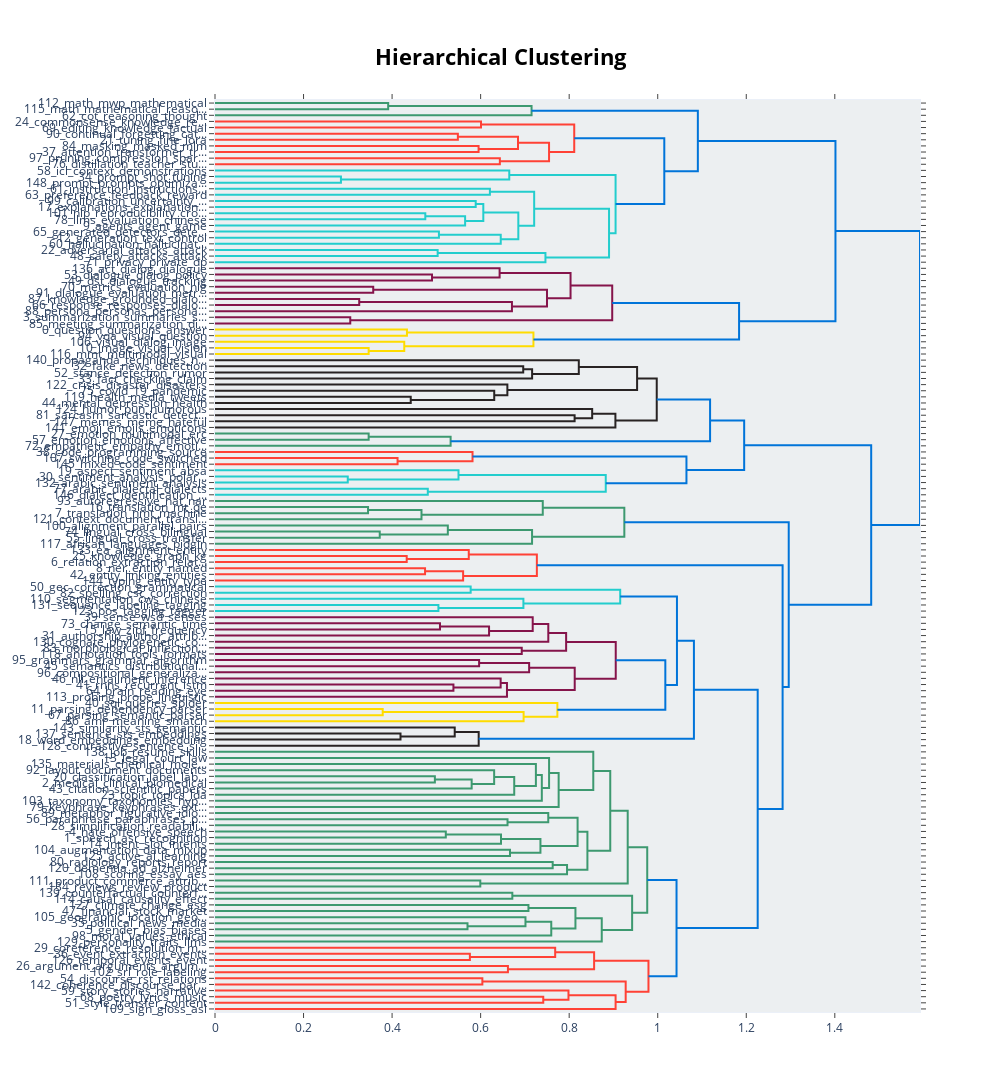

The notebook cell this image was saved under:
### Code cell
# Visualize barchart with ranked keywords
topic_model.visualize_barchart()

# Visualize relationships between topics
topic_model.visualize_heatmap(n_clusters=30)

# Visualize the potential hierarchical structure of topics
topic_model.visualize_hierarchy()

### Figure 1 — Plotly figure (JSON) as saved in the notebook; plotly's stock layout.template omitted (floating-point values rounded to 4 significant figures; data arrays with more than 128 entries replaced by an {"elided": "..."} marker saying what was removed)
{"data": [{"hoverinfo": "text", "marker": {"color": "rgb(61,153,112)"}, "mode": "lines", "type": "scatter", "x": [0.0, 0.3911, 0.3911, 0.0], "xaxis": "x", "y": [-5.0, -5.0, -15.0, -15.0], "yaxis": "y"}, {"hoverinfo": "text", "marker": {"color": "rgb(61,153,112)"}, "mode": "lines", "type": "scatter", "x": [0.3911, 0.715, 0.715, 0.0], "xaxis": "x", "y": [-10.0, -10.0, -25.0, -25.0], "yaxis": "y"}, {"hoverinfo": "text", "marker": {"color": "rgb(255,65,54)"}, "mode": "lines", "type": "scatter", "x": [0.0, 0.6008, 0.6008, 0.0], "xaxis": "x", "y": [-35.0, -35.0, -45.0, -45.0], "yaxis": "y"}, {"hoverinfo": "text", "marker": {"color": "rgb(255,65,54)"}, "mode": "lines", "type": "scatter", "x": [0.0, 0.5486, 0.5486, 0.0], "xaxis": "x", "y": [-55.0, -55.0, -65.0, -65.0], "yaxis": "y"}, {"hoverinfo": "text", "marker": {"color": "rgb(255,65,54)"}, "mode": "lines", "type": "scatter", "x": [0.0, 0.5954, 0.5954, 0.0], "xaxis": "x", "y": [-75.0, -75.0, -85.0, -85.0], "yaxis": "y"}, {"hoverinfo": "text", "marker": {"color": "rgb(255,65,54)"}, "mode": "lines", "type": "scatter", "x": [0.5486, 0.6844, 0.6844, 0.5954], "xaxis": "x", "y": [-60.0, -60.0, -80.0, -80.0], "yaxis": "y"}, {"hoverinfo": "text", "marker": {"color": "rgb(255,65,54)"}, "mode": "lines", "type": "scatter", "x": [0.0, 0.6434, 0.6434, 0.0], "xaxis": "x", "y": [-95.0, -95.0, -105.0, -105.0], "yaxis": "y"}, {"hoverinfo": "text", "marker": {"color": "rgb(255,65,54)"}, "mode": "lines", "type": "scatter", "x": [0.6844, 0.7545, 0.7545, 0.6434], "xaxis": "x", "y": [-70.0, -70.0, -100.0, -100.0], "yaxis": "y"}, {"hoverinfo": "text", "marker": {"color": "rgb(255,65,54)"}, "mode": "lines", "type": "scatter", "x": [0.6008, 0.8114, 0.8114, 0.7545], "xaxis": "x", "y": [-40.0, -40.0, -85.0, -85.0], "yaxis": "y"}, {"hoverinfo": "text", "marker": {"color": "rgb(35,205,205)"}, "mode": "lines", "type": "scatter", "x": [0.0, 0.2845, 0.2845, 0.0], "xaxis": "x", "y": [-125.0, -125.0, -135.0, -135.0], "yaxis": "y"}, {"hoverinfo": "text", "marker": {"color": "rgb(35,205,205)"}, "mode": "lines", "type": "scatter", "x": [0.0, 0.6647, 0.6647, 0.2845], "xaxis": "x", "y": [-115.0, -115.0, -130.0, -130.0], "yaxis": "y"}, {"hoverinfo": "text", "marker": {"color": "rgb(35,205,205)"}, "mode": "lines", "type": "scatter", "x": [0.0, 0.6209, 0.6209, 0.0], "xaxis": "x", "y": [-145.0, -145.0, -155.0, -155.0], "yaxis": "y"}, {"hoverinfo": "text", "marker": {"color": "rgb(35,205,205)"}, "mode": "lines", "type": "scatter", "x": [0.0, 0.5888, 0.5888, 0.0], "xaxis": "x", "y": [-165.0, -165.0, -175.0, -175.0], "yaxis": "y"}, {"hoverinfo": "text", "marker": {"color": "rgb(35,205,205)"}, "mode": "lines", "type": "scatter", "x": [0.0, 0.475, 0.475, 0.0], "xaxis": "x", "y": [-185.0, -185.0, -195.0, -195.0], "yaxis": "y"}, {"hoverinfo": "text", "marker": {"color": "rgb(35,205,205)"}, "mode": "lines", "type": "scatter", "x": [0.475, 0.565, 0.565, 0.0], "xaxis": "x", "y": [-190.0, -190.0, -205.0, -205.0], "yaxis": "y"}, {"hoverinfo": "text", "marker": {"color": "rgb(35,205,205)"}, "mode": "lines", "type": "scatter", "x": [0.5888, 0.606, 0.606, 0.565], "xaxis": "x", "y": [-170.0, -170.0, -197.5, -197.5], "yaxis": "y"}, {"hoverinfo": "text", "marker": {"color": "rgb(35,205,205)"}, "mode": "lines", "type": "scatter", "x": [0.0, 0.5058, 0.5058, 0.0], "xaxis": "x", "y": [-215.0, -215.0, -225.0, -225.0], "yaxis": "y"}, {"hoverinfo": "text", "marker": {"color": "rgb(35,205,205)"}, "mode": "lines", "type": "scatter", "x": [0.5058, 0.6454, 0.6454, 0.0], "xaxis": "x", "y": [-220.0, -220.0, -235.0, -235.0], "yaxis": "y"}, {"hoverinfo": "text", "marker": {"color": "rgb(35,205,205)"}, "mode": "lines", "type": "scatter", "x": [0.606, 0.6851, 0.6851, 0.6454], "xaxis": "x", "y": [-183.8, -183.8, -227.5, -227.5], "yaxis": "y"}, {"hoverinfo": "text", "marker": {"color": "rgb(35,205,205)"}, "mode": "lines", "type": "scatter", "x": [0.6209, 0.7209, 0.7209, 0.6851], "xaxis": "x", "y": [-150.0, -150.0, -205.6, -205.6], "yaxis": "y"}, {"hoverinfo": "text", "marker": {"color": "rgb(35,205,205)"}, "mode": "lines", "type": "scatter", "x": [0.0, 0.5029, 0.5029, 0.0], "xaxis": "x", "y": [-245.0, -245.0, -255.0, -255.0], "yaxis": "y"}, {"hoverinfo": "text", "marker": {"color": "rgb(35,205,205)"}, "mode": "lines", "type": "scatter", "x": [0.5029, 0.7464, 0.7464, 0.0], "xaxis": "x", "y": [-250.0, -250.0, -265.0, -265.0], "yaxis": "y"}, {"hoverinfo": "text", "marker": {"color": "rgb(35,205,205)"}, "mode": "lines", "type": "scatter", "x": [0.7209, 0.89, 0.89, 0.7464], "xaxis": "x", "y": [-177.8, -177.8, -257.5, -257.5], "yaxis": "y"}, {"hoverinfo": "text", "marker": {"color": "rgb(35,205,205)"}, "mode": "lines", "type": "scatter", "x": [0.6647, 0.9048, 0.9048, 0.89], "xaxis": "x", "y": [-122.5, -122.5, -217.7, -217.7], "yaxis": "y"}, {"hoverinfo": "text", "marker": {"color": "rgb(0,116,217)"}, "mode": "lines", "type": "scatter", "x": [0.8114, 1.015, 1.015, 0.9048], "xaxis": "x", "y": [-62.5, -62.5, -170.1, -170.1], "yaxis": "y"}, {"hoverinfo": "text", "marker": {"color": "rgb(0,116,217)"}, "mode": "lines", "type": "scatter", "x": [0.715, 1.091, 1.091, 1.015], "xaxis": "x", "y": [-17.5, -17.5, -116.3, -116.3], "yaxis": "y"}, {"hoverinfo": "text", "marker": {"color": "rgb(133,20,75)"}, "mode": "lines", "type": "scatter", "x": [0.0, 0.4902, 0.4902, 0.0], "xaxis": "x", "y": [-285.0, -285.0, -295.0, -295.0], "yaxis": "y"}, {"hoverinfo": "text", "marker": {"color": "rgb(133,20,75)"}, "mode": "lines", "type": "scatter", "x": [0.0, 0.6429, 0.6429, 0.4902], "xaxis": "x", "y": [-275.0, -275.0, -290.0, -290.0], "yaxis": "y"}, {"hoverinfo": "text", "marker": {"color": "rgb(133,20,75)"}, "mode": "lines", "type": "scatter", "x": [0.0, 0.3574, 0.3574, 0.0], "xaxis": "x", "y": [-305.0, -305.0, -315.0, -315.0], "yaxis": "y"}, {"hoverinfo": "text", "marker": {"color": "rgb(133,20,75)"}, "mode": "lines", "type": "scatter", "x": [0.0, 0.3257, 0.3257, 0.0], "xaxis": "x", "y": [-325.0, -325.0, -335.0, -335.0], "yaxis": "y"}, {"hoverinfo": "text", "marker": {"color": "rgb(133,20,75)"}, "mode": "lines", "type": "scatter", "x": [0.3257, 0.6707, 0.6707, 0.0], "xaxis": "x", "y": [-330.0, -330.0, -345.0, -345.0], "yaxis": "y"}, {"hoverinfo": "text", "marker": {"color": "rgb(133,20,75)"}, "mode": "lines", "type": "scatter", "x": [0.3574, 0.7499, 0.7499, 0.6707], "xaxis": "x", "y": [-310.0, -310.0, -337.5, -337.5], "yaxis": "y"}, {"hoverinfo": "text", "marker": {"color": "rgb(133,20,75)"}, "mode": "lines", "type": "scatter", "x": [0.6429, 0.8031, 0.8031, 0.7499], "xaxis": "x", "y": [-282.5, -282.5, -323.8, -323.8], "yaxis": "y"}, {"hoverinfo": "text", "marker": {"color": "rgb(133,20,75)"}, "mode": "lines", "type": "scatter", "x": [0.0, 0.3055, 0.3055, 0.0], "xaxis": "x", "y": [-355.0, -355.0, -365.0, -365.0], "yaxis": "y"}, {"hoverinfo": "text", "marker": {"color": "rgb(133,20,75)"}, "mode": "lines", "type": "scatter", "x": [0.8031, 0.8972, 0.8972, 0.3055], "xaxis": "x", "y": [-303.1, -303.1, -360.0, -360.0], "yaxis": "y"}, {"hoverinfo": "text", "marker": {"color": "rgb(255,220,0)"}, "mode": "lines", "type": "scatter", "x": [0.0, 0.4336, 0.4336, 0.0], "xaxis": "x", "y": [-375.0, -375.0, -385.0, -385.0], "yaxis": "y"}, {"hoverinfo": "text", "marker": {"color": "rgb(255,220,0)"}, "mode": "lines", "type": "scatter", "x": [0.0, 0.3471, 0.3471, 0.0], "xaxis": "x", "y": [-405.0, -405.0, -415.0, -415.0], "yaxis": "y"}, {"hoverinfo": "text", "marker": {"color": "rgb(255,220,0)"}, "mode": "lines", "type": "scatter", "x": [0.0, 0.4275, 0.4275, 0.3471], "xaxis": "x", "y": [-395.0, -395.0, -410.0, -410.0], "yaxis": "y"}, {"hoverinfo": "text", "marker": {"color": "rgb(255,220,0)"}, "mode": "lines", "type": "scatter", "x": [0.4336, 0.7193, 0.7193, 0.4275], "xaxis": "x", "y": [-380.0, -380.0, -402.5, -402.5], "yaxis": "y"}, {"hoverinfo": "text", "marker": {"color": "rgb(0,116,217)"}, "mode": "lines", "type": "scatter", "x": [0.8972, 1.184, 1.184, 0.7193], "xaxis": "x", "y": [-331.6, -331.6, -391.2, -391.2], "yaxis": "y"}, {"hoverinfo": "text", "marker": {"color": "rgb(0,116,217)"}, "mode": "lines", "type": "scatter", "x": [1.091, 1.401, 1.401, 1.184], "xaxis": "x", "y": [-66.89, -66.89, -361.4, -361.4], "yaxis": "y"}, {"hoverinfo": "text", "marker": {"color": "rgb(40,35,35)"}, "mode": "lines", "type": "scatter", "x": [0.0, 0.6962, 0.6962, 0.0], "xaxis": "x", "y": [-435.0, -435.0, -445.0, -445.0], "yaxis": "y"}, {"hoverinfo": "text", "marker": {"color": "rgb(40,35,35)"}, "mode": "lines", "type": "scatter", "x": [0.6962, 0.7163, 0.7163, 0.0], "xaxis": "x", "y": [-440.0, -440.0, -455.0, -455.0], "yaxis": "y"}, {"hoverinfo": "text", "marker": {"color": "rgb(40,35,35)"}, "mode": "lines", "type": "scatter", "x": [0.0, 0.8217, 0.8217, 0.7163], "xaxis": "x", "y": [-425.0, -425.0, -447.5, -447.5], "yaxis": "y"}, {"hoverinfo": "text", "marker": {"color": "rgb(40,35,35)"}, "mode": "lines", "type": "scatter", "x": [0.0, 0.4421, 0.4421, 0.0], "xaxis": "x", "y": [-485.0, -485.0, -495.0, -495.0], "yaxis": "y"}, {"hoverinfo": "text", "marker": {"color": "rgb(40,35,35)"}, "mode": "lines", "type": "scatter", "x": [0.0, 0.6307, 0.6307, 0.4421], "xaxis": "x", "y": [-475.0, -475.0, -490.0, -490.0], "yaxis": "y"}, {"hoverinfo": "text", "marker": {"color": "rgb(40,35,35)"}, "mode": "lines", "type": "scatter", "x": [0.0, 0.6604, 0.6604, 0.6307], "xaxis": "x", "y": [-465.0, -465.0, -482.5, -482.5], "yaxis": "y"}, {"hoverinfo": "text", "marker": {"color": "rgb(40,35,35)"}, "mode": "lines", "type": "scatter", "x": [0.8217, 0.9534, 0.9534, 0.6604], "xaxis": "x", "y": [-436.2, -436.2, -473.8, -473.8], "yaxis": "y"}, {"hoverinfo": "text", "marker": {"color": "rgb(40,35,35)"}, "mode": "lines", "type": "scatter", "x": [0.0, 0.8123, 0.8123, 0.0], "xaxis": "x", "y": [-515.0, -515.0, -525.0, -525.0], "yaxis": "y"}, {"hoverinfo": "text", "marker": {"color": "rgb(40,35,35)"}, "mode": "lines", "type": "scatter", "x": [0.0, 0.8519, 0.8519, 0.8123], "xaxis": "x", "y": [-505.0, -505.0, -520.0, -520.0], "yaxis": "y"}, {"hoverinfo": "text", "marker": {"color": "rgb(40,35,35)"}, "mode": "lines", "type": "scatter", "x": [0.8519, 0.9044, 0.9044, 0.0], "xaxis": "x", "y": [-512.5, -512.5, -535.0, -535.0], "yaxis": "y"}, {"hoverinfo": "text", "marker": {"color": "rgb(40,35,35)"}, "mode": "lines", "type": "scatter", "x": [0.9534, 0.9978, 0.9978, 0.9044], "xaxis": "x", "y": [-455.0, -455.0, -523.8, -523.8], "yaxis": "y"}, {"hoverinfo": "text", "marker": {"color": "rgb(61,153,112)"}, "mode": "lines", "type": "scatter", "x": [0.0, 0.3471, 0.3471, 0.0], "xaxis": "x", "y": [-545.0, -545.0, -555.0, -555.0], "yaxis": "y"}, {"hoverinfo": "text", "marker": {"color": "rgb(61,153,112)"}, "mode": "lines", "type": "scatter", "x": [0.3471, 0.5322, 0.5322, 0.0], "xaxis": "x", "y": [-550.0, -550.0, -565.0, -565.0], "yaxis": "y"}, {"hoverinfo": "text", "marker": {"color": "rgb(0,116,217)"}, "mode": "lines", "type": "scatter", "x": [0.9978, 1.118, 1.118, 0.5322], "xaxis": "x", "y": [-489.4, -489.4, -557.5, -557.5], "yaxis": "y"}, {"hoverinfo": "text", "marker": {"color": "rgb(255,65,54)"}, "mode": "lines", "type": "scatter", "x": [0.0, 0.4124, 0.4124, 0.0], "xaxis": "x", "y": [-585.0, -585.0, -595.0, -595.0], "yaxis": "y"}, {"hoverinfo": "text", "marker": {"color": "rgb(255,65,54)"}, "mode": "lines", "type": "scatter", "x": [0.0, 0.5817, 0.5817, 0.4124], "xaxis": "x", "y": [-575.0, -575.0, -590.0, -590.0], "yaxis": "y"}, {"hoverinfo": "text", "marker": {"color": "rgb(35,205,205)"}, "mode": "lines", "type": "scatter", "x": [0.0, 0.2999, 0.2999, 0.0], "xaxis": "x", "y": [-615.0, -615.0, -625.0, -625.0], "yaxis": "y"}, {"hoverinfo": "text", "marker": {"color": "rgb(35,205,205)"}, "mode": "lines", "type": "scatter", "x": [0.0, 0.55, 0.55, 0.2999], "xaxis": "x", "y": [-605.0, -605.0, -620.0, -620.0], "yaxis": "y"}, {"hoverinfo": "text", "marker": {"color": "rgb(35,205,205)"}, "mode": "lines", "type": "scatter", "x": [0.0, 0.4806, 0.4806, 0.0], "xaxis": "x", "y": [-635.0, -635.0, -645.0, -645.0], "yaxis": "y"}, {"hoverinfo": "text", "marker": {"color": "rgb(35,205,205)"}, "mode": "lines", "type": "scatter", "x": [0.55, 0.8826, 0.8826, 0.4806], "xaxis": "x", "y": [-612.5, -612.5, -640.0, -640.0], "yaxis": "y"}, {"hoverinfo": "text", "marker": {"color": "rgb(0,116,217)"}, "mode": "lines", "type": "scatter", "x": [0.5817, 1.065, 1.065, 0.8826], "xaxis": "x", "y": [-582.5, -582.5, -626.2, -626.2], "yaxis": "y"}, {"hoverinfo": "text", "marker": {"color": "rgb(0,116,217)"}, "mode": "lines", "type": "scatter", "x": [1.118, 1.195, 1.195, 1.065], "xaxis": "x", "y": [-523.4, -523.4, -604.4, -604.4], "yaxis": "y"}, {"hoverinfo": "text", "marker": {"color": "rgb(61,153,112)"}, "mode": "lines", "type": "scatter", "x": [0.0, 0.3457, 0.3457, 0.0], "xaxis": "x", "y": [-665.0, -665.0, -675.0, -675.0], "yaxis": "y"}, {"hoverinfo": "text", "marker": {"color": "rgb(61,153,112)"}, "mode": "lines", "type": "scatter", "x": [0.3457, 0.4664, 0.4664, 0.0], "xaxis": "x", "y": [-670.0, -670.0, -685.0, -685.0], "yaxis": "y"}, {"hoverinfo": "text", "marker": {"color": "rgb(61,153,112)"}, "mode": "lines", "type": "scatter", "x": [0.0, 0.7404, 0.7404, 0.4664], "xaxis": "x", "y": [-655.0, -655.0, -677.5, -677.5], "yaxis": "y"}, {"hoverinfo": "text", "marker": {"color": "rgb(61,153,112)"}, "mode": "lines", "type": "scatter", "x": [0.0, 0.3721, 0.3721, 0.0], "xaxis": "x", "y": [-705.0, -705.0, -715.0, -715.0], "yaxis": "y"}, {"hoverinfo": "text", "marker": {"color": "rgb(61,153,112)"}, "mode": "lines", "type": "scatter", "x": [0.0, 0.5259, 0.5259, 0.3721], "xaxis": "x", "y": [-695.0, -695.0, -710.0, -710.0], "yaxis": "y"}, {"hoverinfo": "text", "marker": {"color": "rgb(61,153,112)"}, "mode": "lines", "type": "scatter", "x": [0.5259, 0.7162, 0.7162, 0.0], "xaxis": "x", "y": [-702.5, -702.5, -725.0, -725.0], "yaxis": "y"}, {"hoverinfo": "text", "marker": {"color": "rgb(61,153,112)"}, "mode": "lines", "type": "scatter", "x": [0.7404, 0.9246, 0.9246, 0.7162], "xaxis": "x", "y": [-666.2, -666.2, -713.8, -713.8], "yaxis": "y"}, {"hoverinfo": "text", "marker": {"color": "rgb(255,65,54)"}, "mode": "lines", "type": "scatter", "x": [0.0, 0.433, 0.433, 0.0], "xaxis": "x", "y": [-745.0, -745.0, -755.0, -755.0], "yaxis": "y"}, {"hoverinfo": "text", "marker": {"color": "rgb(255,65,54)"}, "mode": "lines", "type": "scatter", "x": [0.0, 0.5732, 0.5732, 0.433], "xaxis": "x", "y": [-735.0, -735.0, -750.0, -750.0], "yaxis": "y"}, {"hoverinfo": "text", "marker": {"color": "rgb(255,65,54)"}, "mode": "lines", "type": "scatter", "x": [0.0, 0.4745, 0.4745, 0.0], "xaxis": "x", "y": [-765.0, -765.0, -775.0, -775.0], "yaxis": "y"}, {"hoverinfo": "text", "marker": {"color": "rgb(255,65,54)"}, "mode": "lines", "type": "scatter", "x": [0.4745, 0.5604, 0.5604, 0.0], "xaxis": "x", "y": [-770.0, -770.0, -785.0, -785.0], "yaxis": "y"}, {"hoverinfo": "text", "marker": {"color": "rgb(255,65,54)"}, "mode": "lines", "type": "scatter", "x": [0.5732, 0.727, 0.727, 0.5604], "xaxis": "x", "y": [-742.5, -742.5, -777.5, -777.5], "yaxis": "y"}, {"hoverinfo": "text", "marker": {"color": "rgb(35,205,205)"}, "mode": "lines", "type": "scatter", "x": [0.0, 0.5775, 0.5775, 0.0], "xaxis": "x", "y": [-795.0, -795.0, -805.0, -805.0], "yaxis": "y"}, {"hoverinfo": "text", "marker": {"color": "rgb(35,205,205)"}, "mode": "lines", "type": "scatter", "x": [0.0, 0.5046, 0.5046, 0.0], "xaxis": "x", "y": [-825.0, -825.0, -835.0, -835.0], "yaxis": "y"}, {"hoverinfo": "text", "marker": {"color": "rgb(35,205,205)"}, "mode": "lines", "type": "scatter", "x": [0.0, 0.6966, 0.6966, 0.5046], "xaxis": "x", "y": [-815.0, -815.0, -830.0, -830.0], "yaxis": "y"}, {"hoverinfo": "text", "marker": {"color": "rgb(35,205,205)"}, "mode": "lines", "type": "scatter", "x": [0.5775, 0.9153, 0.9153, 0.6966], "xaxis": "x", "y": [-800.0, -800.0, -822.5, -822.5], "yaxis": "y"}, {"hoverinfo": "text", "marker": {"color": "rgb(133,20,75)"}, "mode": "lines", "type": "scatter", "x": [0.0, 0.5082, 0.5082, 0.0], "xaxis": "x", "y": [-855.0, -855.0, -865.0, -865.0], "yaxis": "y"}, {"hoverinfo": "text", "marker": {"color": "rgb(133,20,75)"}, "mode": "lines", "type": "scatter", "x": [0.5082, 0.619, 0.619, 0.0], "xaxis": "x", "y": [-860.0, -860.0, -875.0, -875.0], "yaxis": "y"}, {"hoverinfo": "text", "marker": {"color": "rgb(133,20,75)"}, "mode": "lines", "type": "scatter", "x": [0.0, 0.7176, 0.7176, 0.619], "xaxis": "x", "y": [-845.0, -845.0, -867.5, -867.5], "yaxis": "y"}, {"hoverinfo": "text", "marker": {"color": "rgb(133,20,75)"}, "mode": "lines", "type": "scatter", "x": [0.7176, 0.7529, 0.7529, 0.0], "xaxis": "x", "y": [-856.2, -856.2, -885.0, -885.0], "yaxis": "y"}, {"hoverinfo": "text", "marker": {"color": "rgb(133,20,75)"}, "mode": "lines", "type": "scatter", "x": [0.0, 0.6929, 0.6929, 0.0], "xaxis": "x", "y": [-895.0, -895.0, -905.0, -905.0], "yaxis": "y"}, {"hoverinfo": "text", "marker": {"color": "rgb(133,20,75)"}, "mode": "lines", "type": "scatter", "x": [0.7529, 0.7931, 0.7931, 0.6929], "xaxis": "x", "y": [-870.6, -870.6, -900.0, -900.0], "yaxis": "y"}, {"hoverinfo": "text", "marker": {"color": "rgb(133,20,75)"}, "mode": "lines", "type": "scatter", "x": [0.0, 0.5966, 0.5966, 0.0], "xaxis": "x", "y": [-915.0, -915.0, -925.0, -925.0], "yaxis": "y"}, {"hoverinfo": "text", "marker": {"color": "rgb(133,20,75)"}, "mode": "lines", "type": "scatter", "x": [0.5966, 0.7096, 0.7096, 0.0], "xaxis": "x", "y": [-920.0, -920.0, -935.0, -935.0], "yaxis": "y"}, {"hoverinfo": "text", "marker": {"color": "rgb(133,20,75)"}, "mode": "lines", "type": "scatter", "x": [0.0, 0.5385, 0.5385, 0.0], "xaxis": "x", "y": [-955.0, -955.0, -965.0, -965.0], "yaxis": "y"}, {"hoverinfo": "text", "marker": {"color": "rgb(133,20,75)"}, "mode": "lines", "type": "scatter", "x": [0.0, 0.6452, 0.6452, 0.5385], "xaxis": "x", "y": [-945.0, -945.0, -960.0, -960.0], "yaxis": "y"}, {"hoverinfo": "text", "marker": {"color": "rgb(133,20,75)"}, "mode": "lines", "type": "scatter", "x": [0.6452, 0.6595, 0.6595, 0.0], "xaxis": "x", "y": [-952.5, -952.5, -975.0, -975.0], "yaxis": "y"}, {"hoverinfo": "text", "marker": {"color": "rgb(133,20,75)"}, "mode": "lines", "type": "scatter", "x": [0.7096, 0.8125, 0.8125, 0.6595], "xaxis": "x", "y": [-927.5, -927.5, -963.8, -963.8], "yaxis": "y"}, {"hoverinfo": "text", "marker": {"color": "rgb(133,20,75)"}, "mode": "lines", "type": "scatter", "x": [0.7931, 0.9052, 0.9052, 0.8125], "xaxis": "x", "y": [-885.3, -885.3, -945.6, -945.6], "yaxis": "y"}, {"hoverinfo": "text", "marker": {"color": "rgb(255,220,0)"}, "mode": "lines", "type": "scatter", "x": [0.0, 0.3788, 0.3788, 0.0], "xaxis": "x", "y": [-995.0, -995.0, -1005.0, -1005.0], "yaxis": "y"}, {"hoverinfo": "text", "marker": {"color": "rgb(255,220,0)"}, "mode": "lines", "type": "scatter", "x": [0.3788, 0.697, 0.697, 0.0], "xaxis": "x", "y": [-1000.0, -1000.0, -1015.0, -1015.0], "yaxis": "y"}, {"hoverinfo": "text", "marker": {"color": "rgb(255,220,0)"}, "mode": "lines", "type": "scatter", "x": [0.0, 0.7733, 0.7733, 0.697], "xaxis": "x", "y": [-985.0, -985.0, -1008.0, -1008.0], "yaxis": "y"}, {"hoverinfo": "text", "marker": {"color": "rgb(0,116,217)"}, "mode": "lines", "type": "scatter", "x": [0.9052, 1.017, 1.017, 0.7733], "xaxis": "x", "y": [-915.5, -915.5, -996.2, -996.2], "yaxis": "y"}, {"hoverinfo": "text", "marker": {"color": "rgb(0,116,217)"}, "mode": "lines", "type": "scatter", "x": [0.9153, 1.043, 1.043, 1.017], "xaxis": "x", "y": [-811.2, -811.2, -955.9, -955.9], "yaxis": "y"}, {"hoverinfo": "text", "marker": {"color": "rgb(40,35,35)"}, "mode": "lines", "type": "scatter", "x": [0.0, 0.419, 0.419, 0.0], "xaxis": "x", "y": [-1035.0, -1035.0, -1045.0, -1045.0], "yaxis": "y"}, {"hoverinfo": "text", "marker": {"color": "rgb(40,35,35)"}, "mode": "lines", "type": "scatter", "x": [0.0, 0.5415, 0.5415, 0.419], "xaxis": "x", "y": [-1025.0, -1025.0, -1040.0, -1040.0], "yaxis": "y"}, {"hoverinfo": "text", "marker": {"color": "rgb(40,35,35)"}, "mode": "lines", "type": "scatter", "x": [0.5415, 0.5956, 0.5956, 0.0], "xaxis": "x", "y": [-1032.0, -1032.0, -1055.0, -1055.0], "yaxis": "y"}, {"hoverinfo": "text", "marker": {"color": "rgb(0,116,217)"}, "mode": "lines", "type": "scatter", "x": [1.043, 1.082, 1.082, 0.5956], "xaxis": "x", "y": [-883.6, -883.6, -1044.0, -1044.0], "yaxis": "y"}, {"hoverinfo": "text", "marker": {"color": "rgb(61,153,112)"}, "mode": "lines", "type": "scatter", "x": [0.0, 0.4966, 0.4966, 0.0], "xaxis": "x", "y": [-1105.0, -1105.0, -1115.0, -1115.0], "yaxis": "y"}, {"hoverinfo": "text", "marker": {"color": "rgb(61,153,112)"}, "mode": "lines", "type": "scatter", "x": [0.4966, 0.5797, 0.5797, 0.0], "xaxis": "x", "y": [-1110.0, -1110.0, -1125.0, -1125.0], "yaxis": "y"}, {"hoverinfo": "text", "marker": {"color": "rgb(61,153,112)"}, "mode": "lines", "type": "scatter", "x": [0.0, 0.6305, 0.6305, 0.5797], "xaxis": "x", "y": [-1095.0, -1095.0, -1118.0, -1118.0], "yaxis": "y"}, {"hoverinfo": "text", "marker": {"color": "rgb(61,153,112)"}, "mode": "lines", "type": "scatter", "x": [0.6305, 0.6759, 0.6759, 0.0], "xaxis": "x", "y": [-1106.0, -1106.0, -1135.0, -1135.0], "yaxis": "y"}, {"hoverinfo": "text", "marker": {"color": "rgb(61,153,112)"}, "mode": "lines", "type": "scatter", "x": [0.0, 0.7248, 0.7248, 0.6759], "xaxis": "x", "y": [-1085.0, -1085.0, -1121.0, -1121.0], "yaxis": "y"}, {"hoverinfo": "text", "marker": {"color": "rgb(61,153,112)"}, "mode": "lines", "type": "scatter", "x": [0.7248, 0.7382, 0.7382, 0.0], "xaxis": "x", "y": [-1103.0, -1103.0, -1145.0, -1145.0], "yaxis": "y"}, {"hoverinfo": "text", "marker": {"color": "rgb(61,153,112)"}, "mode": "lines", "type": "scatter", "x": [0.0, 0.7546, 0.7546, 0.7382], "xaxis": "x", "y": [-1075.0, -1075.0, -1124.0, -1124.0], "yaxis": "y"}, {"hoverinfo": "text", "marker": {"color": "rgb(61,153,112)"}, "mode": "lines", "type": "scatter", "x": [0.7546, 0.7762, 0.7762, 0.0], "xaxis": "x", "y": [-1099.0, -1099.0, -1155.0, -1155.0], "yaxis": "y"}, {"hoverinfo": "text", "marker": {"color": "rgb(61,153,112)"}, "mode": "lines", "type": "scatter", "x": [0.0, 0.8544, 0.8544, 0.7762], "xaxis": "x", "y": [-1065.0, -1065.0, -1127.0, -1127.0], "yaxis": "y"}, {"hoverinfo": "text", "marker": {"color": "rgb(61,153,112)"}, "mode": "lines", "type": "scatter", "x": [0.0, 0.6607, 0.6607, 0.0], "xaxis": "x", "y": [-1175.0, -1175.0, -1185.0, -1185.0], "yaxis": "y"}, {"hoverinfo": "text", "marker": {"color": "rgb(61,153,112)"}, "mode": "lines", "type": "scatter", "x": [0.0, 0.7528, 0.7528, 0.6607], "xaxis": "x", "y": [-1165.0, -1165.0, -1180.0, -1180.0], "yaxis": "y"}, {"hoverinfo": "text", "marker": {"color": "rgb(61,153,112)"}, "mode": "lines", "type": "scatter", "x": [0.0, 0.5213, 0.5213, 0.0], "xaxis": "x", "y": [-1195.0, -1195.0, -1205.0, -1205.0], "yaxis": "y"}, {"hoverinfo": "text", "marker": {"color": "rgb(61,153,112)"}, "mode": "lines", "type": "scatter", "x": [0.5213, 0.646, 0.646, 0.0], "xaxis": "x", "y": [-1200.0, -1200.0, -1215.0, -1215.0], "yaxis": "y"}, {"hoverinfo": "text", "marker": {"color": "rgb(61,153,112)"}, "mode": "lines", "type": "scatter", "x": [0.0, 0.6663, 0.6663, 0.0], "xaxis": "x", "y": [-1225.0, -1225.0, -1235.0, -1235.0], "yaxis": "y"}, {"hoverinfo": "text", "marker": {"color": "rgb(61,153,112)"}, "mode": "lines", "type": "scatter", "x": [0.646, 0.7351, 0.7351, 0.6663], "xaxis": "x", "y": [-1208.0, -1208.0, -1230.0, -1230.0], "yaxis": "y"}, {"hoverinfo": "text", "marker": {"color": "rgb(61,153,112)"}, "mode": "lines", "type": "scatter", "x": [0.7528, 0.819, 0.819, 0.7351], "xaxis": "x", "y": [-1172.0, -1172.0, -1219.0, -1219.0], "yaxis": "y"}, {"hoverinfo": "text", "marker": {"color": "rgb(61,153,112)"}, "mode": "lines", "type": "scatter", "x": [0.0, 0.7627, 0.7627, 0.0], "xaxis": "x", "y": [-1245.0, -1245.0, -1255.0, -1255.0], "yaxis": "y"}, {"hoverinfo": "text", "marker": {"color": "rgb(61,153,112)"}, "mode": "lines", "type": "scatter", "x": [0.7627, 0.7952, 0.7952, 0.0], "xaxis": "x", "y": [-1250.0, -1250.0, -1265.0, -1265.0], "yaxis": "y"}, {"hoverinfo": "text", "marker": {"color": "rgb(61,153,112)"}, "mode": "lines", "type": "scatter", "x": [0.819, 0.8412, 0.8412, 0.7952], "xaxis": "x", "y": [-1196.0, -1196.0, -1258.0, -1258.0], "yaxis": "y"}, {"hoverinfo": "text", "marker": {"color": "rgb(61,153,112)"}, "mode": "lines", "type": "scatter", "x": [0.8544, 0.8928, 0.8928, 0.8412], "xaxis": "x", "y": [-1096.0, -1096.0, -1227.0, -1227.0], "yaxis": "y"}, {"hoverinfo": "text", "marker": {"color": "rgb(61,153,112)"}, "mode": "lines", "type": "scatter", "x": [0.0, 0.5992, 0.5992, 0.0], "xaxis": "x", "y": [-1275.0, -1275.0, -1285.0, -1285.0], "yaxis": "y"}, {"hoverinfo": "text", "marker": {"color": "rgb(61,153,112)"}, "mode": "lines", "type": "scatter", "x": [0.8928, 0.9322, 0.9322, 0.5992], "xaxis": "x", "y": [-1161.0, -1161.0, -1280.0, -1280.0], "yaxis": "y"}, {"hoverinfo": "text", "marker": {"color": "rgb(61,153,112)"}, "mode": "lines", "type": "scatter", "x": [0.0, 0.6716, 0.6716, 0.0], "xaxis": "x", "y": [-1295.0, -1295.0, -1305.0, -1305.0], "yaxis": "y"}, {"hoverinfo": "text", "marker": {"color": "rgb(61,153,112)"}, "mode": "lines", "type": "scatter", "x": [0.0, 0.708, 0.708, 0.0], "xaxis": "x", "y": [-1315.0, -1315.0, -1325.0, -1325.0], "yaxis": "y"}, {"hoverinfo": "text", "marker": {"color": "rgb(61,153,112)"}, "mode": "lines", "type": "scatter", "x": [0.0, 0.5703, 0.5703, 0.0], "xaxis": "x", "y": [-1345.0, -1345.0, -1355.0, -1355.0], "yaxis": "y"}, {"hoverinfo": "text", "marker": {"color": "rgb(61,153,112)"}, "mode": "lines", "type": "scatter", "x": [0.0, 0.7013, 0.7013, 0.5703], "xaxis": "x", "y": [-1335.0, -1335.0, -1350.0, -1350.0], "yaxis": "y"}, {"hoverinfo": "text", "marker": {"color": "rgb(61,153,112)"}, "mode": "lines", "type": "scatter", "x": [0.7013, 0.7595, 0.7595, 0.0], "xaxis": "x", "y": [-1342.0, -1342.0, -1365.0, -1365.0], "yaxis": "y"}, {"hoverinfo": "text", "marker": {"color": "rgb(61,153,112)"}, "mode": "lines", "type": "scatter", "x": [0.708, 0.8141, 0.8141, 0.7595], "xaxis": "x", "y": [-1320.0, -1320.0, -1354.0, -1354.0], "yaxis": "y"}, {"hoverinfo": "text", "marker": {"color": "rgb(61,153,112)"}, "mode": "lines", "type": "scatter", "x": [0.8141, 0.8736, 0.8736, 0.0], "xaxis": "x", "y": [-1337.0, -1337.0, -1375.0, -1375.0], "yaxis": "y"}, {"hoverinfo": "text", "marker": {"color": "rgb(61,153,112)"}, "mode": "lines", "type": "scatter", "x": [0.6716, 0.9422, 0.9422, 0.8736], "xaxis": "x", "y": [-1300.0, -1300.0, -1356.0, -1356.0], "yaxis": "y"}, {"hoverinfo": "text", "marker": {"color": "rgb(61,153,112)"}, "mode": "lines", "type": "scatter", "x": [0.9322, 0.9763, 0.9763, 0.9422], "xaxis": "x", "y": [-1221.0, -1221.0, -1328.0, -1328.0], "yaxis": "y"}, {"hoverinfo": "text", "marker": {"color": "rgb(255,65,54)"}, "mode": "lines", "type": "scatter", "x": [0.0, 0.5757, 0.5757, 0.0], "xaxis": "x", "y": [-1395.0, -1395.0, -1405.0, -1405.0], "yaxis": "y"}, {"hoverinfo": "text", "marker": {"color": "rgb(255,65,54)"}, "mode": "lines", "type": "scatter", "x": [0.0, 0.7684, 0.7684, 0.5757], "xaxis": "x", "y": [-1385.0, -1385.0, -1400.0, -1400.0], "yaxis": "y"}, {"hoverinfo": "text", "marker": {"color": "rgb(255,65,54)"}, "mode": "lines", "type": "scatter", "x": [0.0, 0.6617, 0.6617, 0.0], "xaxis": "x", "y": [-1415.0, -1415.0, -1425.0, -1425.0], "yaxis": "y"}, {"hoverinfo": "text", "marker": {"color": "rgb(255,65,54)"}, "mode": "lines", "type": "scatter", "x": [0.7684, 0.8563, 0.8563, 0.6617], "xaxis": "x", "y": [-1392.0, -1392.0, -1420.0, -1420.0], "yaxis": "y"}, {"hoverinfo": "text", "marker": {"color": "rgb(255,65,54)"}, "mode": "lines", "type": "scatter", "x": [0.0, 0.6039, 0.6039, 0.0], "xaxis": "x", "y": [-1435.0, -1435.0, -1445.0, -1445.0], "yaxis": "y"}, {"hoverinfo": "text", "marker": {"color": "rgb(255,65,54)"}, "mode": "lines", "type": "scatter", "x": [0.0, 0.7415, 0.7415, 0.0], "xaxis": "x", "y": [-1465.0, -1465.0, -1475.0, -1475.0], "yaxis": "y"}, {"hoverinfo": "text", "marker": {"color": "rgb(255,65,54)"}, "mode": "lines", "type": "scatter", "x": [0.0, 0.7984, 0.7984, 0.7415], "xaxis": "x", "y": [-1455.0, -1455.0, -1470.0, -1470.0], "yaxis": "y"}, {"hoverinfo": "text", "marker": {"color": "rgb(255,65,54)"}, "mode": "lines", "type": "scatter", "x": [0.7984, 0.9048, 0.9048, 0.0], "xaxis": "x", "y": [-1462.0, -1462.0, -1485.0, -1485.0], "yaxis": "y"}, {"hoverinfo": "text", "marker": {"color": "rgb(255,65,54)"}, "mode": "lines", "type": "scatter", "x": [0.6039, 0.9276, 0.9276, 0.9048], "xaxis": "x", "y": [-1440.0, -1440.0, -1474.0, -1474.0], "yaxis": "y"}, {"hoverinfo": "text", "marker": {"color": "rgb(255,65,54)"}, "mode": "lines", "type": "scatter", "x": [0.8563, 0.9791, 0.9791, 0.9276], "xaxis": "x", "y": [-1406.0, -1406.0, -1457.0, -1457.0], "yaxis": "y"}, {"hoverinfo": "text", "marker": {"color": "rgb(0,116,217)"}, "mode": "lines", "type": "scatter", "x": [0.9763, 1.042, 1.042, 0.9791], "xaxis": "x", "y": [-1274.0, -1274.0, -1432.0, -1432.0], "yaxis": "y"}, {"hoverinfo": "text", "marker": {"color": "rgb(0,116,217)"}, "mode": "lines", "type": "scatter", "x": [1.082, 1.226, 1.226, 1.042], "xaxis": "x", "y": [-963.7, -963.7, -1353.0, -1353.0], "yaxis": "y"}, {"hoverinfo": "text", "marker": {"color": "rgb(0,116,217)"}, "mode": "lines", "type": "scatter", "x": [0.727, 1.282, 1.282, 1.226], "xaxis": "x", "y": [-760.0, -760.0, -1158.0, -1158.0], "yaxis": "y"}, {"hoverinfo": "text", "marker": {"color": "rgb(0,116,217)"}, "mode": "lines", "type": "scatter", "x": [0.9246, 1.296, 1.296, 1.282], "xaxis": "x", "y": [-690.0, -690.0, -959.1, -959.1], "yaxis": "y"}, {"hoverinfo": "text", "marker": {"color": "rgb(0,116,217)"}, "mode": "lines", "type": "scatter", "x": [1.195, 1.482, 1.482, 1.296], "xaxis": "x", "y": [-563.9, -563.9, -824.6, -824.6], "yaxis": "y"}, {"hoverinfo": "text", "marker": {"color": "rgb(0,116,217)"}, "mode": "lines", "type": "scatter", "x": [1.401, 1.592, 1.592, 1.482], "xaxis": "x", "y": [-214.2, -214.2, -694.2, -694.2], "yaxis": "y"}], "layout": {"autosize": false, "height": 2435, "hoverlabel": {"bgcolor": "white", "font": {"family": "Rockwell", "size": 16}}, "hovermode": "closest", "plot_bgcolor": "#ECEFF1", "showlegend": false, "title": {"font": {"color": "Black", "size": 22}, "text": "<b>Hierarchical Clustering</b>", "x": 0.5, "xanchor": "center", "yanchor": "top"}, "width": 1000, "xaxis": {"mirror": "allticks", "rangemode": "tozero", "showgrid": false, "showline": true, "showticklabels": true, "ticks": "outside", "type": "linear", "zeroline": false}, "yaxis": {"mirror": "allticks", "range": [-1490, 0], "rangemode": "tozero", "showgrid": false, "showline": true, "showticklabels": true, "tickmode": "array", "ticks": "outside", "ticktext": {"elided": "149 str values"}, "tickvals": {"elided": "149 int values"}, "type": "linear", "zeroline": false}}}
